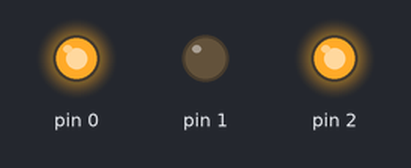
Recording of a sketch running on a simulated Arduino Uno, built with avr-gcc and run on an emulated ATmega328P. Shown: output pins drawn as LEDs (lit = HIGH).

Above: at 0.16 s.
At 2.4 s:
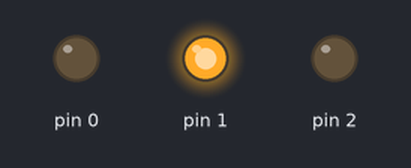
Timing chart, 0 to 3.0 s (numbered marks = the images above):
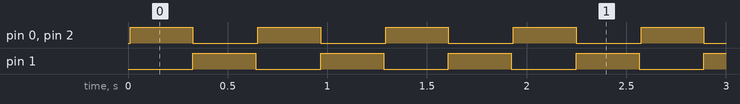

Measured:
- by itself, pin 0, pin 1: alternates HIGH for 0.32 s and LOW for 0.33 s
- by itself, pin 2: alternates HIGH for 0.33 s and LOW for 0.32 s
- by itself, everything shown: repeats every 1.3 s, in 5 steps

The sketch:

gemma-sine-blink.ino
```cpp
void setup() {
  pinMode(0, OUTPUT);
  pinMode(1, OUTPUT);
  pinMode(2, OUTPUT);
}

void loop() {
  for(float i = 0; i < 2 * 3.14; i += 0.1) {
    float cycle = sin(i) * 127.5;
    analogWrite(0, (uint8_t)(cycle + 127.5));
    analogWrite(1, (uint8_t)(-1*cycle + 127.5));
    if(cycle < 0) {
      digitalWrite(2, LOW);
    } else {
      digitalWrite(2, HIGH);
    }
    delay(10);
  }
}
```
